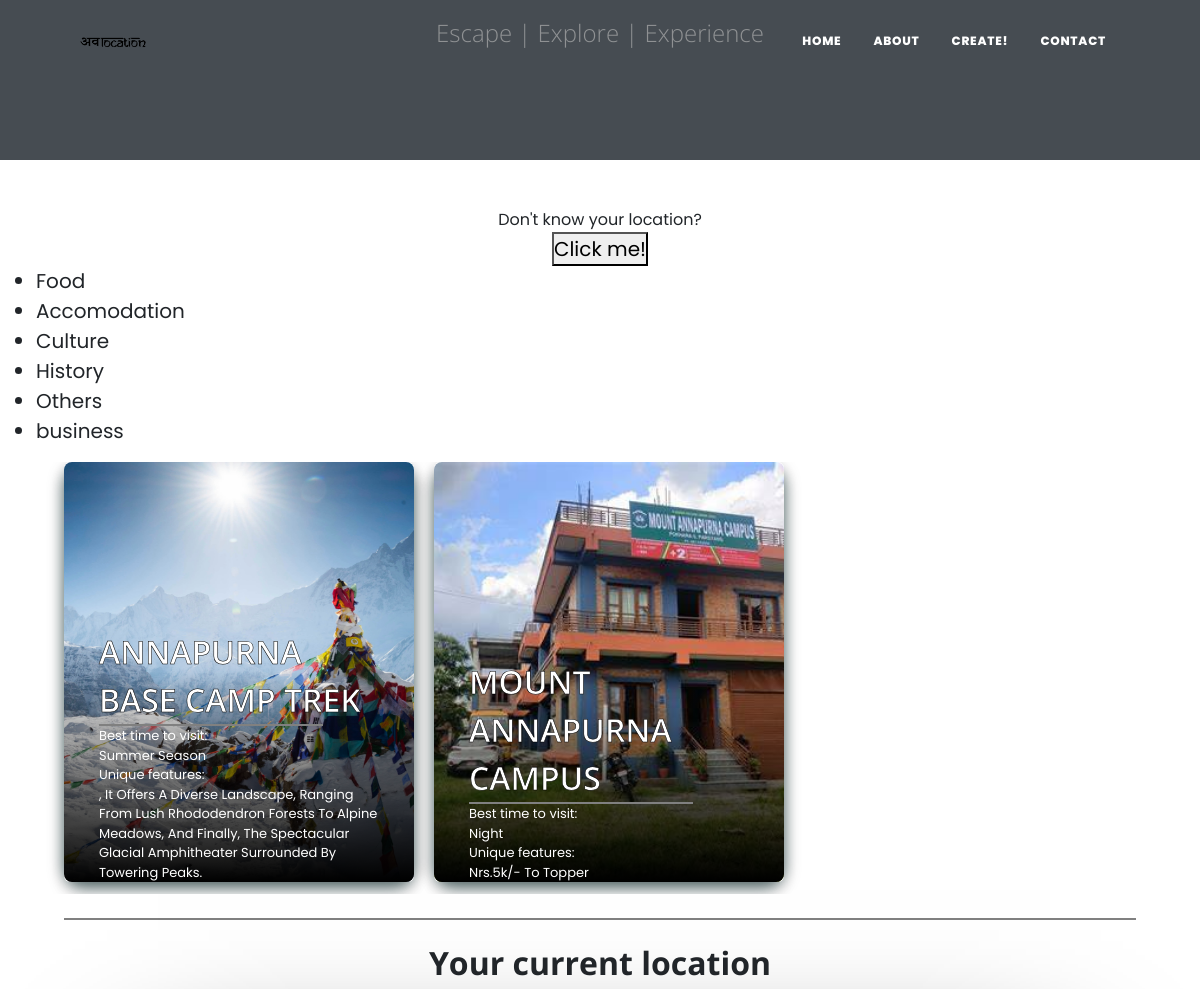
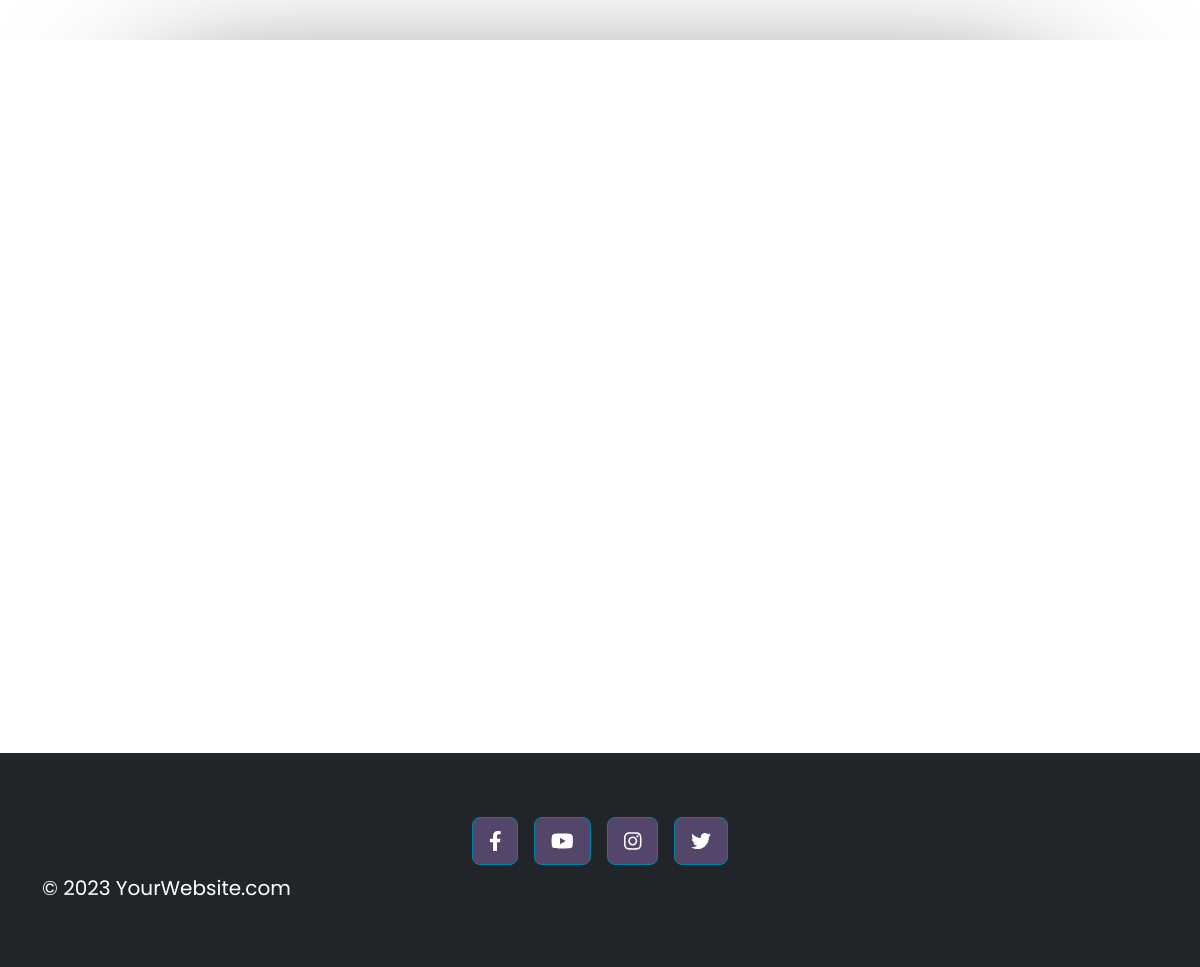
/category/accomodation/, run on the app's committed database (2 pictures, top to bottom).
### blog/models.py (models this page shows, shortened)
class Blog(models.Model):
    title = models.CharField(max_length=200)
    location = models.CharField(max_length=200,null=True,blank=True)
    desc = models.ForeignKey(Description, on_delete=models.CASCADE)
    image= models.ImageField(upload_to='images/',null=True,blank=True)
    created_at = models.DateTimeField(auto_now_add=True)
    author_id = models.IntegerField(null=True,blank=True)
    choices = (
        ('Food', 'Food'),
        ('Accomodation', 'Accomodation'),
        ('Cultural', 'Cultural'),
        ('Historic', 'Historic'),
        ('Others', 'Others'),
    )
    category = models.CharField(max_length=200, choices=choices, default='Others')
    author_name = models.ForeignKey(User, on_delete=models.CASCADE, null=True, blank=True)
    latitude = models.DecimalField(max_digits=9, decimal_places=6)
    longitude = models.DecimalField(max_digits=9, decimal_places=6)

class Description(models.Model):
    things_to_do = models.CharField(max_length=2000 ,null=True,blank=True)
    best_time_to_visit = models.CharField(max_length=50,null=True,blank=True)
    unique_features = models.CharField(max_length=50,null=True,blank=True)

### blog/views.py (the view)
# urls.py: path('category/<str:query>/', views.category, name='category'),
def category(request,query):
    template_name = 'home.html'
    allblogs= Blog.objects.filter(category__icontains=query)
    context = {
        'query':query,
        'blogs':allblogs,
    }
    return render(request,template_name,context)

### blog/templates/home.html (shortened to what this page needs)
{% extends 'base.html' %}
{% load static %}
{% block csslinking %}
<link rel="stylesheet" href="{% static 'css/styles.css' %}">
<link rel="stylesheet" href="{% static 'css/homestyle.css' %}">
{% endblock csslinking %}
{% block contentbody %}
    <div class="blog-container-out px-1">
            <div class="col-md-12 col-lg-12 col-xl-12">
                <ul>
                    <li>
                        <a href="{% url 'category' query='food' %}">Food</a>
                    </li>
                    <li>
                        <a href="{% url 'category' query='accomodation' %}">Accomodation</a>
                    </li>
                    <li>
                        <a href="{% url 'category' query='culture' %}">Culture</a>
                    </li>
                    <li>
                        <a href="{% url 'category' query='historical' %}">History</a>
                    </li>
                    <li>
                        <a href="{% url 'category' query='others' %}">Others</a>
                    </li>
                    <li>
                        <a href="{% url 'category' query='business' %}">business</a>
                    </li>
                </ul>
                <div class="blog-container ">
                    {% for blog in blogs %}
                    <a class = "postcard-solo" href="{% url 'blog' blog.id %}">
                    <div class="postcard shadow bg-white rounded">
                        <div class="gradient"></div>
                        {% if blog.image %}
                        <img src="{{blog.image.url}}" alt="ktm">
                        {% endif %}
                        <div class="text">
                            <h1 class="title">{{blog.title}}</h1>
                            <hr>
                            <p class = "desc-text">
                                Best time to visit: <br>
                                <span class = "text-database">{{blog.desc.best_time_to_visit}}</span><br>
                                Unique features: <br>
                                <span class = "text-database">{{blog.desc.unique_features}}</span><br>
                            </p>
                        </div>
                    </div>
                    </a>
                    {% endfor %}
                    </div>
                <hr class="my-4 text-center hr-center" >
                <h2 class="fw-bolder text-center">Your current location</h2>
                <div class="col-md-10 col-lg-8 col-xl-7 " div id="map" style=" margin:5vw 10vw;width:80vw;height:80vh;"></div>
            </div>
    </div>
{% endblock contentbody %}

### static/css/homestyle.css (style rules this page uses)
*,*::before,*::after { box-sizing: border-box; }
* { margin: 0; padding: 0; font: inherit; font-family: 'Poppins', sans-serif; }
html { color-scheme: light; }
.blog-container { display: flex; gap: 20px; padding: 0 5vw 1vw 5vw; margin: 0; width: 100vw; overflow: auto; }
.blog-container-out { display: flex; gap: 20px; margin: 0; width: 100%; padding: none; overflow: auto; padding: none; }
.text { padding: 0% 10%; }
.title { -webkit-text-stroke: .5px black; }
hr { border: 1px solid grey; margin: 0% 0%; width: 80%; padding: 0% 10%; }
.hr-center { width: 90%; margin:0% 5%; }
#map { box-shadow: 0px 29px 144px -34px rgba(0,0,0,1); -webkit-box-shadow: 0px 29px 144px -34px rgba(0,0,0,1); -moz-box-shadow: 0px 29px 144px -34px rgba(0,0,0,1); }
.postcard-solo { box-shadow: rgba(4, 38, 39, 0.682) 0px 5px 15px; border-radius: 1em; }
.desc-text { font-size: small; }
body { min-height: 100vh; position: relative; }
.postcard { aspect-ratio : 2.5/3 ; width: 350px; padding: 0; position: relative; border-radius: .5rem; }
.gradient { position: absolute; aspect-ratio : 2.5/3 ; width: 350px; background: linear-gradient(transparent,transparent,black); border-radius: .5rem; }
h1 { font-size: 2rem; font-weight: 600; line-height: 1.5; margin: 0; padding: 0; text-transform: uppercase; }
.text { position: absolute; width: 350px; bottom: 0; color:white; }
p { font-size: 1rem; font-weight: 400; line-height: 1.5; margin: 0; padding: 0; }
.text-database { text-transform: capitalize; }
.postcard img { width: 100%; height: auto; border-radius: .5rem; }

### data on the page
Blog: image (picture), title "ANNAPURNA BASE CAMP TREK", desc.best_time_to_visit "Summer Season", desc.unique_features ", It Offers A Diverse Landscape, Ranging From Lush Rhododendron Forests To Alpine Meadows, And Finally, The Spectacular Glacial Amphitheater Surrounded By Towering Peaks."
Blog: image (picture), title "MOUNT ANNAPURNA CAMPUS", desc.best_time_to_visit "Night", desc.unique_features "Nrs.5k/- To Topper"
